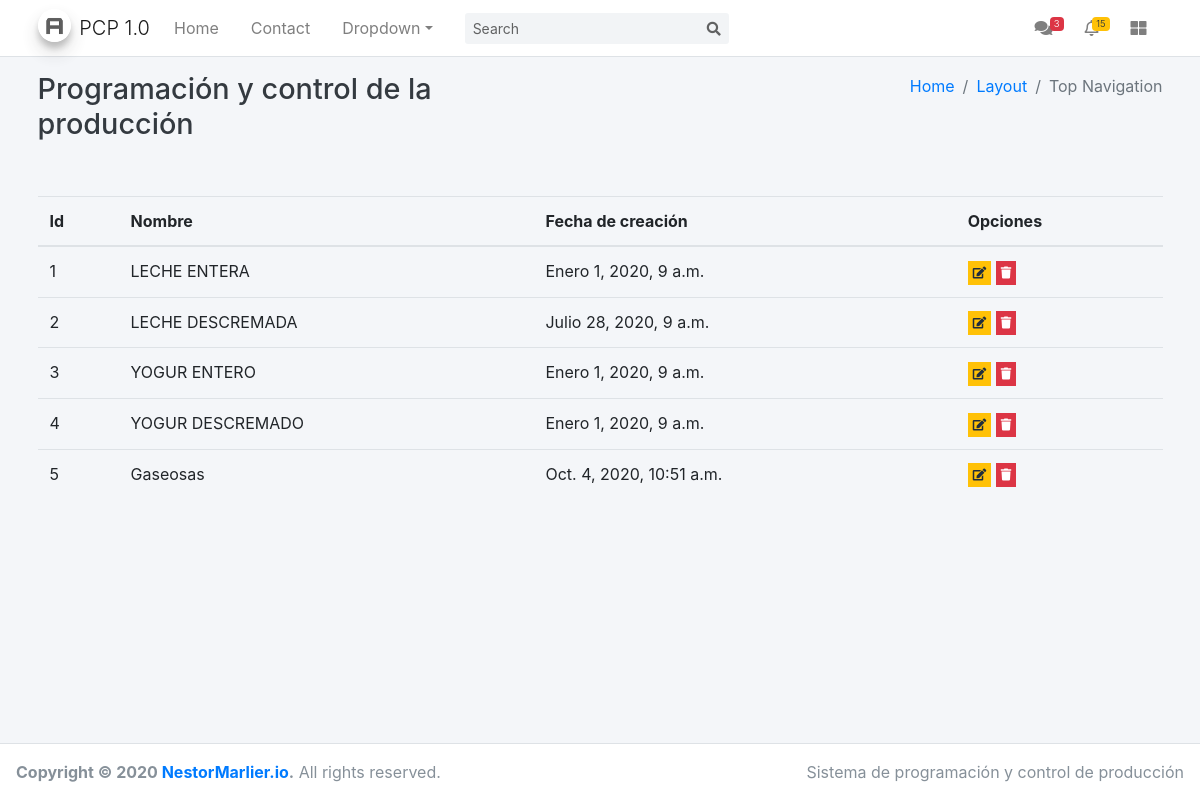
Page /clases/fichastecnicas/ on the committed database.
### modelBaseApp/models.py (models this page shows, shortened)
class FichaTecnica(models.Model):
    nombre = models.CharField(max_length=50)
    active = models.BooleanField(
        verbose_name='Ficha Técnica Activo', default=True)
    created = models.DateTimeField(
        verbose_name='Fecha de alta', auto_now=True, db_column='creado')
    modified = models.DateTimeField(
        verbose_name='Fecha modificado', auto_now=True, db_column='modificado')
    user = models.ForeignKey(User, on_delete=models.CASCADE)
    delete = models.DateField(verbose_name='Fecha baja', null=True, blank=True)
    class Meta:
        verbose_name = 'Ficha Técnica'
        verbose_name_plural = 'Fichas Técnicas'
        db_table = 'ficha_tecnica'
        ordering = ['id']

### modelBaseAppClass/views.py (the view)
# urls.py: path('fichastecnicas/', FichaTecnicaListView.as_view(), name='FichasTecnicas'),
class FichaTecnicaListView(ListView):
    model = FichaTecnica
    template_name = "class/fichastecnicas/list.html"
    def get_queryset(self):
        return super().get_queryset()
        return context

### modelBaseAppClass/templates/class/fichastecnicas/list.html (shortened to what this page needs)
{% extends 'list.html' %}
{% block columnas %}
    <th scope="col">Id</th>
    <th scope="col">Nombre</th>
    <th scope="col">Fecha de creación</th>
    <th scope="col">Opciones</th>
{% endblock %}
   {% block filas %}
   {% for f in object_list %}
    <tr>
      <td scope="row">
        {{f.id}}
      </td>
      <td scope="row">
        {{f.nombre}}
      </td>
      <td scope="row">
        {{f.created}}
      </td>
      <td scope="row">
        <button type="button" class="btn btn-warning btn-xs btn-flat">
          <i class="fas fa-edit"></i>
        </button>
        <button type="button" class="btn btn-danger btn-xs btn-flat">
          <i class="fa fa-trash" aria-hidden="true"></i>
        </button>
      </td>
    </tr>
    {% endfor %}
    {% endblock %}

### rows in the picture
FichaTecnica: id "1", nombre "LECHE ENTERA", created "Enero 1, 2020, 9 a.m."
FichaTecnica: id "2", nombre "LECHE DESCREMADA", created "Julio 28, 2020, 9 a.m."
FichaTecnica: id "3", nombre "YOGUR ENTERO", created "Enero 1, 2020, 9 a.m."
FichaTecnica: id "4", nombre "YOGUR DESCREMADO", created "Enero 1, 2020, 9 a.m."
FichaTecnica: id "5", nombre "Gaseosas", created "Oct. 4, 2020, 10:51 a.m."
